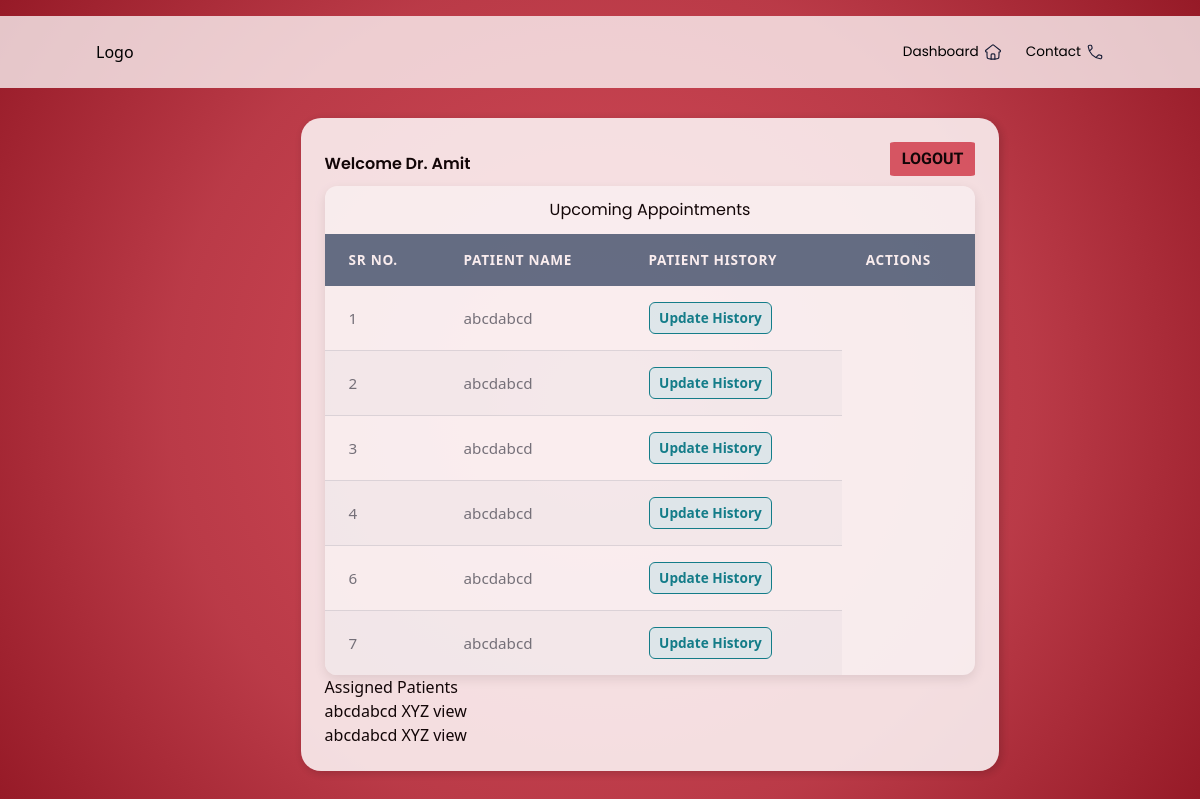
/doctor_dashboard/1, run on the app's committed database.
### models.py (models this page shows)
class Doctor(db.Model):
    DoctorID = db.Column(db.Integer, primary_key=True)
    FirstName = db.Column(db.String,nullable=False)
    LastName = db.Column(db.String,nullable=False)
    Username= db.Column(db.String, nullable=False)
    Password = db.Column(db.String, nullable=False)
    available=db.Column(db.String)
    Department = db.Column(db.String, db.ForeignKey('department.Department_name'), nullable=False)
    Position = db.Column(db.String)
    Experience = db.Column(db.Integer)
    Remarks = db.Column(db.String)
    photo = db.Column(db.String)
    appointments = db.relationship('Appointment', back_populates='doctor', cascade="all, delete")
    department_rel = db.relationship('Department', back_populates='doctors')

class Appointment(db.Model):
    AppointmentID = db.Column(db.Integer, primary_key=True)
    PatientID = db.Column(db.Integer, db.ForeignKey('patient.PatientID'), nullable=False)
    DoctorID = db.Column(db.Integer, db.ForeignKey('doctor.DoctorID'), nullable=False)
    Date=db.Column(db.Date)
    Time = db.Column(db.String)
    Purpose=db.Column(db.String)
    Status=db.Column(db.Enum("Booked","Completed","Cancelled"),
        nullable=False,
        default='Booked'
    )
    patient = db.relationship('Patient', back_populates='appointments')
    doctor = db.relationship('Doctor', back_populates='appointments')

class Patient(db.Model):
    PatientID = db.Column(db.Integer, primary_key=True)
    FirstName = db.Column(db.String,nullable=False)
    LastName = db.Column(db.String,nullable=False)
    Username= db.Column(db.String, nullable=False)
    Password = db.Column(db.String, nullable=False)
    appointments = db.relationship('Appointment', back_populates='patient', cascade="all, delete")
    histories = db.relationship('PatientHistory', back_populates='patient', cascade="all, delete")

### routes/doctor.py (the view)
@app.route('/doctor_dashboard/<int:doctorID>')
def doctor_dashboard(doctorID):
    doctor = Doctor.query.get(doctorID)
    appointments = Appointment.query.filter_by(DoctorID=doctorID).all()
    patient_map = {
        entry.PatientID: Patient.query.get(entry.PatientID)
        for entry in appointments
    }
    patient_ids = {appt.PatientID for appt in appointments}
    assigned_patients = Patient.query.filter(Patient.PatientID.in_(patient_ids)).all()
    return render_template("doctor_dashboard.html", doctor=doctor,appointments=appointments, patient_map=patient_map, assigned_patients=assigned_patients)

### templates/doctor_dashboard.html (shortened to what this page needs)
<!DOCTYPE html>
<html lang="en">
<head>
    <link rel="stylesheet" href="..\static\style.css">
    <script src="https://cdn.tailwindcss.com"></script>
</head>
<body>
    <header>
        <nav>
        <div class="logo">
            <h2>Logo</h2>
        </div>
        <div class="nav-icons">
            <ul>
            <li>Dashboard </li>
            <li>Contact </li>
            </ul>
        </div>
        </nav>
    </header>
    <main>
        <div id="pageC">
            <div class="container">
                <div class="title">
                    <h3>Welcome Dr. {{ doctor.FirstName }}</h3>
                    <a href="{{ url_for('login') }}"><button class="logout">LOGOUT</button></a>
                </div>
                <div class="content">
                    <div class="appointments">
                        <h3>Upcoming Appointments</h3>
                        <table class="appointments-table">
                            <thead>
                                <tr>
                                    <th>Sr No.</th>
                                    <th>Patient Name</th>
                                    <th>Patient History</th>
                                    <th>Actions</th>
                                </tr>
                            </thead>
                        <tbody>
                            {% for appt in appointments %}
                                <tr>
                                    <td data-label="Sr No.">{{ appt.AppointmentID }}</td>
                                    <td data-label="Patient Name">{{ patient_map[appt.PatientID].FirstName }}</td>
                                    <td data-label="Patient History">
                                        <a href="{{ url_for('update_history', doctor_id=appt.DoctorID, patient_id=appt.PatientID) }}">
                                            Update History
                                        </a>
                                    </td>
                                </tr>
                            {% else %}
                                <tr>
                                    <td colspan="4">No upcoming appointments</td>
                                </tr>
                            {% endfor %}
                        </tbody>
                        </table>
                    </div>
                    <h3>Assigned Patients</h3>
                    <div class="assigned-patients">
                        {% for patient in assigned_patients %}
                            <div class="patient-row">
                                <span>{{ patient.FirstName }} {{ patient.LastName }}</span>
                                <a href="{{ url_for('view_patient_history', patient_id=patient.PatientID, doctorID=doctor.DoctorID) }}">view</a>
                            </div>
                        {% else %}
                            <p>No assigned patients</p>
                        {% endfor %}
                    </div>
                </div>
            </div>
        </div>
    </main>
</body>
</html>

### static/style.css (style rules this page uses)
* { margin: 0; padding: 0; }
body { background: radial-gradient( circle at center, #d03040db 0%, #b01e2ddf 60%, #961a27 100%); }
:root { --primary-color: #007bff; --secondary-color: #6c757d; --header-bg: #5a7188; --header-text: #ffffff; --row-bg-odd: #ffffff; --row-bg-even: #f8f9fa; --border-color: #dee2e6; }
nav { display: flex; align-items: center; justify-content: space-between; margin-top: 2vh; gap: 3vw; background-color: rgba(255, 255, 255, 0.75); padding: 3vh; padding-left: 8vw; padding-right: 8vw; }
.nav-icons ul { display: flex; list-style: none; gap: 2vw; }
.nav-icons li { display: flex; align-items: center; font-family: 'Poppins', sans-serif; font-size: 0.85em; cursor: pointer; gap: 5px; }
main { display: flex; justify-content: center; align-items: center; }
.container { background-color: rgba(255, 255, 255, 0.92); margin: 30px 50px; border-radius: 20px; opacity: 0.9; transition: box-shadow 0.3s ease; box-shadow: 2px 2px 10px rgba(0, 0, 0, 0.2); padding: 2vw; }
#pageC { transition: filter 0.3s ease; }
.title { display: flex; justify-content: space-between; align-items: center; font-family: 'Poppins', sans-serif; font-weight: 600; }
.logout { background-color: #d03040c9; border: none; border-radius: 5%; padding: 5px; padding-left: 1vw; padding-right: 1vw; cursor: pointer; transition: background-color 0.25s; margin-bottom: 10px; font-family: 'Baloo Bhai 2', 'Poppins', sans-serif; font-size: medium; font-weight: 600; }
.appointments { max-width: 1200px; margin: 0 auto; background-color: var(--row-bg-odd); border-radius: 12px; box-shadow: 0 4px 12px rgba(0, 0, 0, 0.1); overflow: hidden; }
.appointments-table { width: 100%; border-collapse: separate; border-spacing: 0; }
.appointments-table thead th { padding: 1rem 1.5rem; background-color: var(--header-bg); color: var(--header-text); font-weight: 600; text-align: left; text-transform: uppercase; font-size: 0.85rem; letter-spacing: 0.05em; }
.appointments-table tbody td { padding: 1rem 1.5rem; border-bottom: 1px solid var(--border-color); vertical-align: middle; font-size: 0.95rem; color: var(--secondary-color); }
.appointments-table tbody tr:nth-child(even) { background-color: var(--row-bg-even); }
.appointments-table tbody tr:last-child td { border-bottom: none; }
.appointments-table a { display: inline-block; margin-right: 0.75rem; padding: 0.3rem 0.6rem; border-radius: 6px; text-decoration: none; font-size: 0.85rem; font-weight: 600; transition: all 0.2s ease; text-align: center; }
.appointments-table td:nth-child(3) a { background-color: #e0f7fa; color: #00838f; border: 1px solid #00838f; }
.appointments h3 { display: flex; align-items: center; justify-content: center; padding: 1.5vh; font-family: 'Poppins', sans-serif; }

### data on the page
Doctor: FirstName "Amit"
Appointment: AppointmentID "1", PatientID.FirstName "abcdabcd"
Appointment: AppointmentID "2", PatientID.FirstName "abcdabcd"
Appointment: AppointmentID "3", PatientID.FirstName "abcdabcd"
Appointment: AppointmentID "4", PatientID.FirstName "abcdabcd"
Appointment: AppointmentID "6", PatientID.FirstName "abcdabcd"
Appointment: AppointmentID "7", PatientID.FirstName "abcdabcd"
Patient: FirstName "abcdabcd", LastName "XYZ"
Patient: FirstName "abcdabcd", LastName "XYZ"
